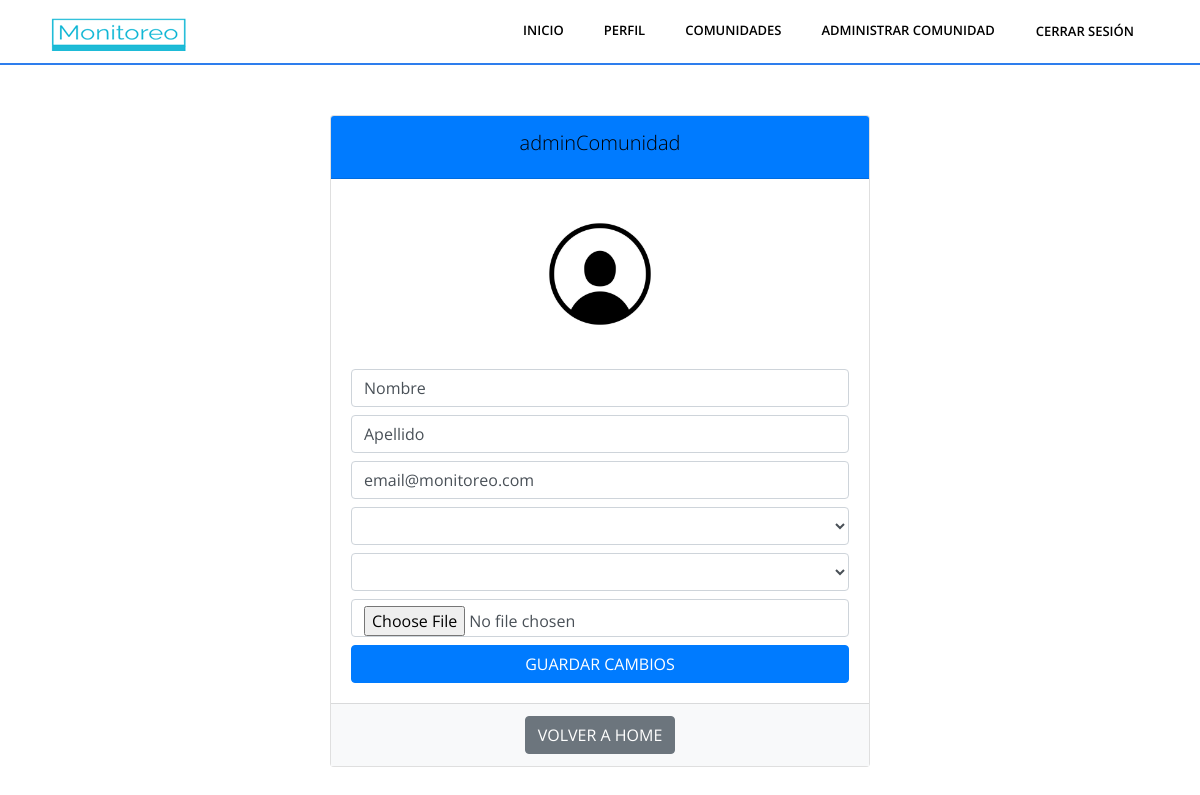
Before: /perfil/ (signed in) with the older database file.
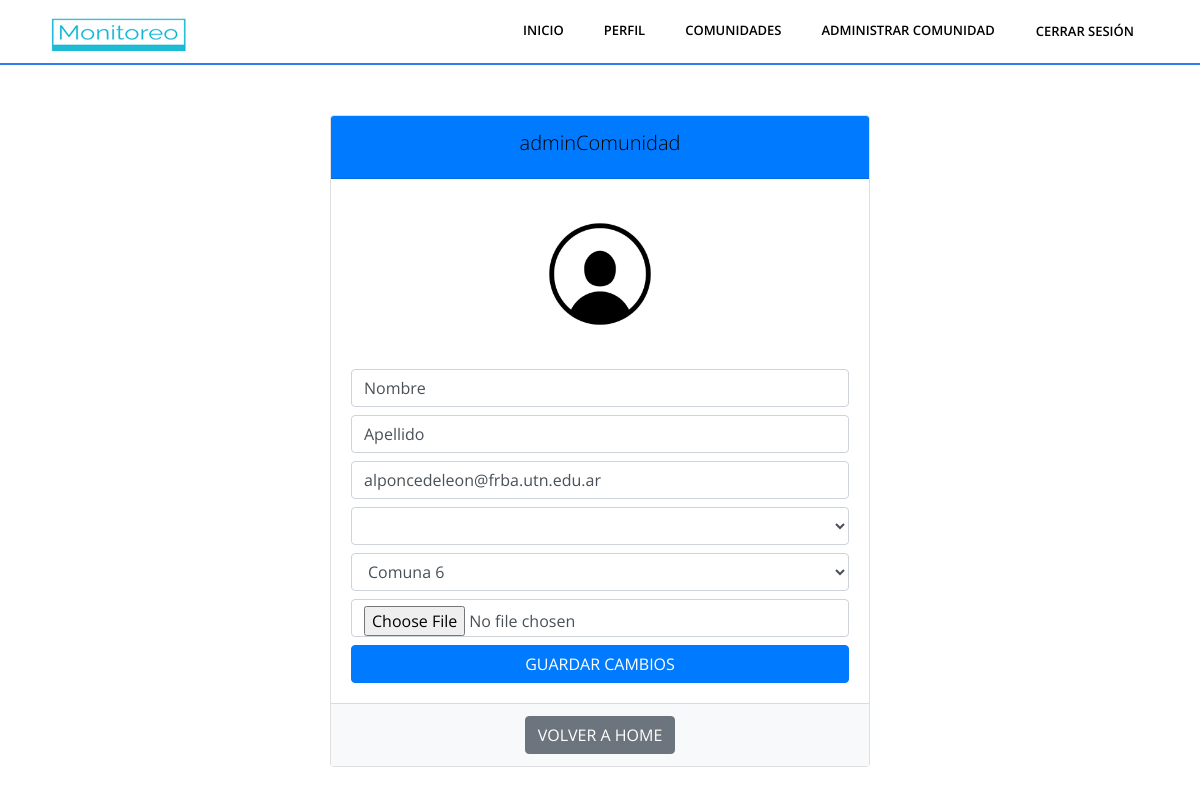
After: the same page with the newer database file.
### Aplicaciones/Monitoreo/models.py (models this page shows)
class Perfil(models.Model):
    user = models.OneToOneField(User, on_delete=models.CASCADE)
    nombre = models.CharField(max_length=100)
    apellido = models.CharField(max_length=100)
    email = models.CharField(max_length=100, blank=True, null=True)
    direccion = models.CharField(max_length=100, blank=True, null=True)
    departamento = models.CharField(max_length=100, blank=True, null=True)
    comunidades = models.ManyToManyField(Comunidad, through=ComunidadPerfil, related_name='comunidades', blank=True)
    lineas = models.ManyToManyField(LineaTransporte, through=LineaPerfil, related_name='lineas', blank=True)
    profile_picture = models.ImageField(upload_to='profile_pics/', blank=True, null=True)
    ultima_latitud = models.FloatField(null=True, blank=True)
    ultima_longitud = models.FloatField(null=True, blank=True)
    def __str__(self):
        return self.user.username

### Aplicaciones/Monitoreo/views.py (the view)
# urls.py: path('perfil/',views.perfil_usuario, name = "perfil_usuario"),
@login_required
def perfil_usuario(request):
    group_names = requestGroups(request)
    perfil_usuario = get_object_or_404(Perfil, user=request.user)
    provincias = obtener_provincias()
    if request.method == 'POST':
        form = UserProfileForm(request.POST, request.FILES, instance=perfil_usuario)
        nuevo_email = request.POST.get('email')
        antiguo_email = perfil_usuario.email
        if form.is_valid():
            if(nuevo_email != antiguo_email):
                print('envio de mail en progreso')
                send_mail(
                    '¡Actualizaste tu mail!',
                    f'Hola {perfil_usuario.nombre},\n\nTodas las actualizaciones de tus servicios publicos favoritos llegaran a este correo.\n\nAtentamente,\nEl equipo de nuestra aplicación',
                    'alejo.poncedleon@gmail.com',  # Tu dirección de correo electrónico
                    [nuevo_email],  # Lista de direcciones de correo electrónico de destino
                    fail_silently=False,
                )
            form.save()
            return redirect('index')  # Cambia 'perfil' por el nombre de la URL de tu vista de perfil
    else:
        form = UserProfileForm(instance=perfil_usuario)
    context = {
        'request':request,
        'perfil_usuario': perfil_usuario,
        'form': form,
        'provincias': provincias,
        'groups':group_names
    }
    return render(request, 'perfil.html', context)

### Aplicaciones/Monitoreo/forms.py
class UserProfileForm(forms.ModelForm):
    class Meta:
        model = Perfil
        fields = ['nombre', 'apellido','email', 'direccion', 'departamento' , 'profile_picture']

### Aplicaciones/Monitoreo/requests.py (called while the page is built)
def obtener_provincias():
    try:
        url = 'https://apis.datos.gob.ar/georef/api/provincias'
        parametros = {
            'campos': 'nombre',
            'max':'1000'
        }
        response = requests.get(url, params=parametros)
        if response.status_code == 200:
            datos_json = response.json()
            return datos_json['provincias']
        else:
            print(f"Error al obtener datos: {response.status_code}")
            return None
    except requests.RequestException as e:
        print(f"Error de solicitud: {e}")
        return None

### Aplicaciones/Monitoreo/views.py (called while the page is built)
def requestGroups(request):
    user = request.user
    user_groups = user.groups.all()
    group_names = [group.name for group in user_groups]
    return group_names

### Aplicaciones/Monitoreo/templates/perfil.html (shortened to what this page needs)
{% load static %}
<!DOCTYPE html>
<html lang="es">
  {% include 'fragments/head.html' %}
  <body class="body-wrapper" data-spy="scroll" data-target=".privacy-nav">
    {% include 'fragments/header.html' %}
    <div class="container mt-5">
      <div class="row">
        <div class="col-md-6 offset-md-3">
          <div class="card">
            <div class="card-header bg-primary text-white">
              <h3 class="text-center">{{ user.username }}</h3>
            </div>
            <div class="card-body text-center">
              <img
                src="{{ perfil_usuario.profile_picture.url }}"
                alt="Foto de perfil"
                class="profile-img"
              />
              <div class="profile-details">
                <form method="post" enctype="multipart/form-data">
                  <input
                    type="text"
                    name="nombre"
                    value="{{ perfil_usuario.nombre }}"
                    class="form-control mb-2"
                    placeholder="Ingrese un Nombre"
                  />
                  <input
                    type="text"
                    name="apellido"
                    value="{{ perfil_usuario.apellido }}"
                    class="form-control mb-2"
                    placeholder="Ingrese un Apellido"
                  />
                  <input
                    type="email"
                    name="email"
                    value="{{ perfil_usuario.email }}"
                    class="form-control mb-2"
                    placeholder="Ingrese un Correo Electrónico"
                  />
                  <select
                    id="direccion"
                    name="direccion"
                    class="form-control mb-2"
                  >
                  </select>
                  <select
                    id="departamento"
                    name="departamento"
                    class="form-control mb-2"
                  >
                    {% if perfil_usuario.departamento%}
                    <option value="{{ perfil_usuario.departamento }}" selected>
                      {{ perfil_usuario.departamento }}
                    </option>
                      {% endif %}
                  </select>
                  <input
                    type="file"
                    name="profile_picture"
                    class="form-control mb-2"
                  />
                  <button type="submit" class="btn btn-primary btn-block">
                    Guardar Cambios
                  </button>
                </form>
              </div>
            </div>
            <div class="card-footer bg-light text-center">
              <a href="/" class="btn btn-secondary">Volver a Home</a>
            </div>
          </div>
        </div>
      </div>
    </div>
  </body>
</html>

### Aplicaciones/Monitoreo/templates/fragments/head.html (shortened to what this page needs)
{% load static %}
<head>
    <link rel="stylesheet" href="{% static 'plugins/bootstrap/bootstrap.min.css' %}">
    <link rel="stylesheet" href="{% static 'plugins/themify-icons/themify-icons.css' %}">
    <link rel="stylesheet" href="{% static 'plugins/slick/slick.css' %}">
    <link rel="stylesheet" href="{% static 'plugins/slick/slick-theme.css' %}">
    <link rel="stylesheet" href="{% static 'plugins/fancybox/jquery.fancybox.min.css' %}">
    <link rel="stylesheet" href="{% static 'plugins/aos/aos.css' %}">
    <link href="{% static 'css/style.css' %}" rel="stylesheet">
  </head>

### Aplicaciones/Monitoreo/templates/fragments/header.html (shortened to what this page needs)
{% load static %}
<nav class="navbar main-nav navbar-expand-lg px-2 px-sm-0 py-2 py-lg-0">
  <div class="container">
    <a class="navbar-brand" href="/"><img src="{% static 'images/logo1.png' %}" alt="logo"></a>
    <div class="collapse navbar-collapse" id="navbarNav">
      <ul class="navbar-nav ml-auto">
        <li class="nav-item @@index">
          <a class="nav-link" href="/" >Inicio</a>
        </li>
        {% if 'ComunidadAdmin' in groups or 'Usuario' in groups %}
        <li class="nav-item @@perfil">
          <a class="nav-link" href="/perfil">Perfil</a>
        </li>
        <li class="nav-item dropdown">
          <a class="nav-link dropdown-toggle" href="#" id="navbarDropdown" role="button" data-toggle="dropdown" aria-haspopup="true" aria-expanded="false">
            Comunidades
          </a>
        </li>
        {% endif%}
        {% if 'ComunidadAdmin' in groups %}
        <li class="nav-item @@administrarComunidades">
          <a class="nav-link" href="/buscar/comunidades">Administrar Comunidad</a>
        </li>
        {% endif%}
        <li class="nav-item">
          <form action="{% url 'logout' %}" method="post">
            <button type="submit" class="btn btn-link nav-link">Cerrar sesión</button>
          </form>
        </li>
      </ul>
    </div>
  </div>
</nav>
<hr style="margin: 0px;">

### Aplicaciones/Monitoreo/static/css/style.css (style rules this page uses)
body { font-family: "Open Sans", sans-serif; -webkit-font-smoothing: antialiased; }
h1, h2, h3, h4, h5, h6 { font-family: "Open Sans", sans-serif; color: #000; font-weight: 300; }
h3 { font-size: 20px; line-height: 30px; }
p, li, blockquote, label { font-size: 16px; letter-spacing: 0; line-height: 25px; color: #808080; margin-bottom: 0; }
body { overflow-x: hidden; }
a { font-size: inherit; color: inherit; }
.btn { text-transform: uppercase; }
.main-nav { background: #fff; z-index: 1; }
.main-nav .navbar-brand { padding: 0; }
.main-nav .navbar-nav .nav-item { position: relative; font-family: "Open Sans", sans-serif; }
.main-nav .navbar-nav .nav-item .nav-link { position: relative; text-align: center; font-size: 13px; text-transform: uppercase; font-weight: 600; color: #000; padding-left: 20px; padding-right: 20px; line-height: 45px; }
.main-nav .dropdown { position: relative; }
.dropdown-toggle::after { display: none; }
hr { display: block; height: 2px; border: 0; border-top: 2px solid #2e7eed; margin: 1em 0; padding: 0; }
.profile-img { width: 150px; height: 150px; border-radius: 50%; object-fit: cover; }
.profile-details { margin-top: 20px; }

Changed rows visible on the page:
changed Perfil "Nombre": email "email@monitoreo.com" → "alponcedeleon@frba.utn.edu.ar"; departamento (not shown) → "Comuna 6"
